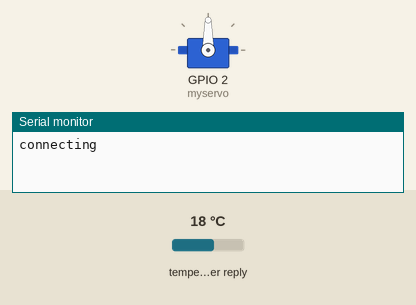
A sketch run on a simulated ESP8266 (NodeMCU). On the bench: servo, the last lines printed to the serial monitor. The inputs (shaded band) are chosen by the test bench; at power-on: temperature in the weather reply 18 °C. WiFi joins after 1.5 s; servers stay silent unless stated; web services answer with replies made up by the test bench.

Above: at 0.1 s.
At 1.9 s:
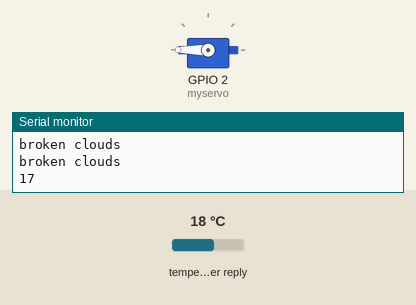
At 3.9 s:
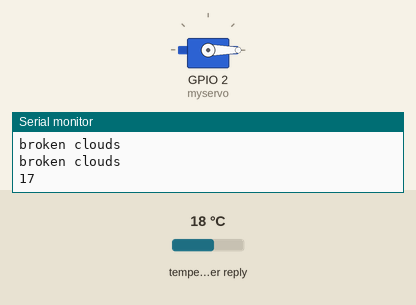
Timing chart, 0 to 7.3 s (numbered marks = the images above):
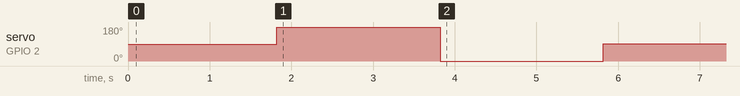

Measured:
- by itself, servo on GPIO 2 (myservo): 90° → 180° at 1.8 s, → 0° 2.0 s later, → 92° 2.0 s later

The sketch:

weather.ino
```cpp
#include <ArduinoJson.h>
#include <ESP8266WiFi.h>
#include <WiFiClient.h>
#include <Servo.h>

// Replace with your SSID and password details
char ssid[] = "OpenHardware";
char pass[] = "makerfaire2023";

WiFiClient client;
Servo myservo;  // create servo object to control a servo

// Open Weather Map API server name
const char server[] = "api.openweathermap.org";

// Replace the next line to match your city and 2 letter country code
String nameOfCity = "Delft,NL";
// How your nameOfCity variable would look like for Lagos on Nigeria
//String nameOfCity = "Lagos,NG";

// Replace the next line with your API Key
String apiKey = "6aaa6b19c67b4f3318e471fe687d8ccc";

unsigned long lastConnectionTime = 3 * 60 * 1000;  // last time you connected to the server, in milliseconds
const unsigned long postInterval = 3 * 60 * 1000;  // posting interval of 10 minutes  (10L * 1000L; 10 seconds delay for testing)

void setup() {
  myservo.attach(2, 500, 2500);  // attaches the servo on GIO2 to the servo object
  Serial.begin(9600);

  WiFi.begin(ssid, pass);
  Serial.println("connecting");
  while (WiFi.status() != WL_CONNECTED) {
    delay(500);
    Serial.print(".");
  }
  Serial.println("WiFi Connected");
  printWiFiStatus();
}

void loop() {
  //OWM requires 10mins between request intervals
  //check if 10mins has passed then conect again and pull
  //Serial.println("loop");
  if (millis() - lastConnectionTime > postInterval) {
    // note the time that the connection was made:
    lastConnectionTime = millis();
    makehttpRequest();
  }
}


// print Wifi status
void printWiFiStatus() {
  // print the SSID of the network you're attached to:
  Serial.print("SSID: ");
  Serial.println(WiFi.SSID());

  // print your WiFi shield's IP address:
  IPAddress ip = WiFi.localIP();
  Serial.print("IP Address: ");
  Serial.println(ip);

  // print the received signal strength:
  long rssi = WiFi.RSSI();
  Serial.print("signal strength (RSSI):");
  Serial.print(rssi);
  Serial.println(" dBm");
}

void makehttpRequest() {
  if (client.connect(server, 80)) {
    // Serial.println("connecting...");
    // send the HTTP PUT request:
    client.println("GET /data/2.5/forecast?q=" + nameOfCity + "&APPID=" + apiKey + "&mode=json&units=metric&cnt=2 HTTP/1.1");
    client.println("Host: api.openweathermap.org");
    client.println("User-Agent: ArduinoWiFi/1.1");
    client.println("Connection: close");
    client.println();
    if (client.println() == 0) {
      Serial.println(F("Failed to send request"));
      return;
    }

    // Check HTTP status
    char status[32] = { 0 };
    client.readBytesUntil('\r', status, sizeof(status));
    if (strcmp(status, "HTTP/1.1 200 OK") != 0) {
      Serial.print(F("Unexpected response: "));
      Serial.println(status);
      return;
    }

    // Skip HTTP headers
    char endOfHeaders[] = "\r\n\r\n";
    if (!client.find(endOfHeaders)) {
      Serial.println(F("Invalid response"));
      return;
    }


    StaticJsonDocument<112> filter;

    JsonObject filter_list_0 = filter["list"].createNestedObject();
    filter_list_0["main"]["temp"] = true;
    filter_list_0["weather"][0]["description"] = true;

    DynamicJsonDocument doc(6144);

    DeserializationError error = deserializeJson(doc, client, DeserializationOption::Filter(filter));

    if (error) {
      Serial.print(F("deserializeJson() failed: "));
      Serial.println(error.f_str());
      return;
    }
    float list_item_main_temp;
    for (JsonObject list_item : doc["list"].as<JsonArray>()) {

      JsonObject filter_list_0 = filter["list"].createNestedObject();
      filter_list_0["main"]["temp"] = true;
      list_item_main_temp = list_item["main"]["temp"];                                       // 3.95, 3.2, 3.25, 0.66, -0.84, -0.33, 2.36, ...
      const char* list_item_weather_0_description = list_item["weather"][0]["description"];  // "light rain", ...
      // Serial.println(list_item_main_temp);
      Serial.println(list_item_weather_0_description);
    }
    diffServoAction(list_item_main_temp);

    // Disconnect
    client.stop();
  }
}

void diffServoAction(float tempNow) {
  int pos;
  Serial.println(int(tempNow));
  myservo.write(180);
  delay(2000);
  myservo.write(0);
  delay(2000);
  // for (pos = 0; pos <= 180; pos += 1) {  // goes from 0 degrees to 180 degrees
  //   // in steps of 1 degree
  //   myservo.write(pos);  // tell servo to go to position in variable 'pos'
  //   delay(1);           // waits 15ms for the servo to reach the position
  // }
  // for (pos = 180; pos >= 0; pos -= 1) {  // goes from 180 degrees to 0 degrees
  //   myservo.write(pos);                  // tell servo to go to position in variable 'pos'
  //   delay(1);                           // waits 15ms for the servo to reach the position
  // }
  pos = map(int(tempNow), -10, 45, 180, 0);
  Serial.println(pos);
  myservo.write(pos);
}
```
